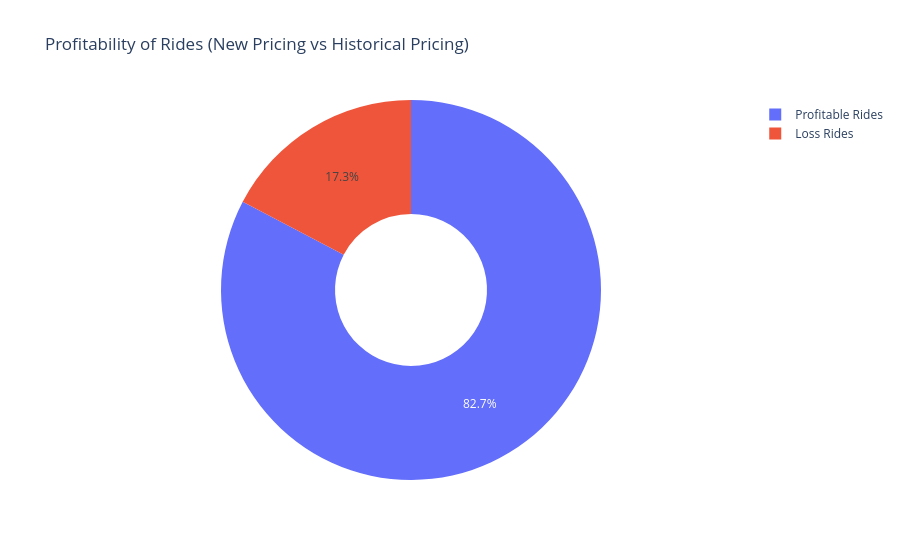

Notebook cell for this chart:
### Code cell
labels = ["Profitable Rides", "Loss Rides"]
values = [profit_rides_cnt, loss_rides_cnt]

# Corrected Pie chart syntax
fig = go.Figure(data=go.Pie(labels=labels, values=values, hole=0.4))
fig.update_layout(title="Profitability of Rides (New Pricing vs Historical Pricing)")
fig.show()

### Figure 1 — Plotly figure (JSON) as saved in the notebook; plotly's stock layout.template omitted (floating-point values rounded to 4 significant figures)
{"data": [{"hole": 0.4, "labels": ["Profitable Rides", "Loss Rides"], "type": "pie", "values": [826, 173]}], "layout": {"title": {"text": "Profitability of Rides (New Pricing vs Historical Pricing)"}}}
